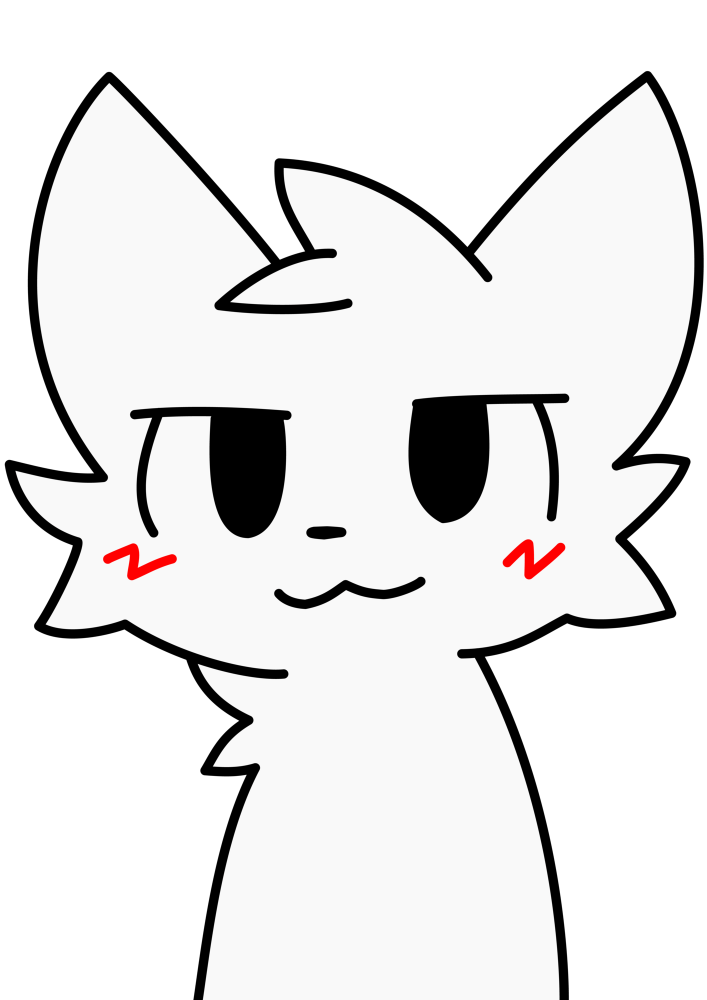
#> input picture picture.png, 1414 x 2000 px (shown at 1/2 size)
$ python -i image_ops.py   (imports and definitions only)
#> lines starting #> are read from the running program, lines starting #| are printed output that depends on the picture
"""Image normalization, fitting, rotation and framebuffer helpers."""

from __future__ import annotations

from pathlib import Path

from PIL import Image, ImageChops, ImageOps

from .constants import DEFAULT_HEIGHT, DEFAULT_WIDTH

def roll_framebuffer(img: Image.Image, roll_x: int = 0, roll_y: int = 0) -> Image.Image:
    """Circularly shift framebuffer content without changing its size.

    This is useful when the display's internal write pointer starts at a fixed
    offset. It does not fix cumulative cursor drift, but it can compensate a
    stable top-left offset.
    """
    roll_x = int(roll_x)
    roll_y = int(roll_y)
    if roll_x == 0 and roll_y == 0:
        return img
    return ImageChops.offset(normalize_color_space(img), roll_x, roll_y)

def normalize_color_space(img: Image.Image, bg: tuple[int, int, int] = (0, 0, 0)) -> Image.Image:
    """Return plain RGB image. Handles PNG palette and alpha safely."""
    img = ImageOps.exif_transpose(img)
    if img.mode == "RGB":
        return img
    rgba = img.convert("RGBA")
    background = Image.new("RGBA", rgba.size, (*bg, 255))
    return Image.alpha_composite(background, rgba).convert("RGB")

def fit_to_screen(
    img: Image.Image,
    width: int,
    height: int,
    *,
    fit: str = "contain",
    bg: tuple[int, int, int] = (0, 0, 0),
) -> Image.Image:
    """Place image into a full-size RGB screen canvas.

    The device should always receive a full framebuffer. To make a picture smaller,
    we resize/pad inside a 320x480 canvas, not by changing --width/--height.
    """
    img = normalize_color_space(img, bg=bg)
    fit = fit.lower()

    if fit == "stretch":
        return img.resize((width, height), Image.Resampling.LANCZOS).convert("RGB")

    if fit == "cover":
        # Crop to fill the entire screen.
        return ImageOps.fit(img, (width, height), method=Image.Resampling.LANCZOS, centering=(0.5, 0.5)).convert("RGB")

    if fit != "contain":
        raise ValueError("--fit must be contain, cover, or stretch")

    # Keep aspect ratio and add black bars.
    fitted = ImageOps.contain(img, (width, height), method=Image.Resampling.LANCZOS)
    canvas = Image.new("RGB", (width, height), bg)
    x = (width - fitted.width) // 2
    y = (height - fitted.height) // 2
    canvas.paste(fitted, (x, y))
    return canvas

def transform_image_colors(
    img: Image.Image,
    *,
    bg: tuple[int, int, int] = (0, 0, 0),
    green_to_bg: bool = False,
    red_to_blue: bool = False,
    force_black: bool = False,
    black_threshold: int = 45,
) -> Image.Image:
    """Optional color cleanup for external images.

    This is useful for small USB screens where PNG palette/alpha images and
    anti-aliased backgrounds can look weird after conversion.

    - green_to_bg: replaces green-ish background pixels with --bg / --pink-bg.
    - red_to_blue: replaces red cheek-like pixels with bright blue.
    - force_black: snaps near-black outline pixels back to true black.
    """
    rgb = normalize_color_space(img, bg=bg)
    data = bytearray(rgb.tobytes())
    bt = max(0, min(255, int(black_threshold)))

    for i in range(0, len(data), 3):
        r, g, b = data[i], data[i + 1], data[i + 2]

        # Replace the original muted green background from the uploaded cat PNG.
        # Condition is intentionally broad but avoids white fur and black outlines.
        if green_to_bg and g >= 55 and g > r * 1.10 and g > b * 1.10 and r < 170 and b < 170:
            data[i], data[i + 1], data[i + 2] = bg
            continue

        # Red blush / red accents -> blue. Keep very dark red outline-like pixels untouched.
        if red_to_blue and r >= 120 and r > g * 1.45 and r > b * 1.45 and max(g, b) < 140:
            # preserve rough brightness so anti-aliased red edges stay anti-aliased
            v = max(120, min(255, r))
            data[i], data[i + 1], data[i + 2] = (0, min(90, g + 30), v)
            continue

        if force_black and r <= bt and g <= bt and b <= bt:
            data[i], data[i + 1], data[i + 2] = (0, 0, 0)

    return Image.frombytes("RGB", rgb.size, bytes(data))

def maybe_rotate(img: Image.Image, rotate: int) -> Image.Image:
    rotate = rotate % 360
    if rotate == 0:
        return img
    if rotate == 90:
        return img.transpose(Image.Transpose.ROTATE_90)
    if rotate == 180:
        return img.transpose(Image.Transpose.ROTATE_180)
    if rotate == 270:
        return img.transpose(Image.Transpose.ROTATE_270)
    raise ValueError("--rotate must be one of 0, 90, 180, 270")

def apply_safe_margin(img: Image.Image, margin: int, bg: tuple[int, int, int] = (0, 0, 0)) -> Image.Image:
    margin = max(0, int(margin))
    if margin <= 0:
        return normalize_color_space(img, bg=bg)
    w, h = img.size
    inner_w = max(1, w - margin * 2)
    inner_h = max(1, h - margin * 2)
    out = Image.new("RGB", (w, h), bg)
    resized = normalize_color_space(img, bg=bg).resize((inner_w, inner_h), Image.Resampling.LANCZOS)
    out.paste(resized, (margin, margin))
    return out

def prepare_external_image(
    path: str | Path | Image.Image,
    *,
    width: int = DEFAULT_WIDTH,
    height: int = DEFAULT_HEIGHT,
    fit: str = "contain",
    bg: tuple[int, int, int] = (0, 0, 0),
    green_to_bg: bool = False,
    red_to_blue: bool = False,
    force_black: bool = False,
    black_threshold: int = 45,
    safe_margin: int = 0,
    rotate: int = 0,
    content_rotate: int = 0,
) -> Image.Image:
    """Load an image and make a full TURMO framebuffer.

    Do not send 200x400 or any partial size to the device. This always returns
    a full width x height RGB image; the picture is resized/padded inside it.
    """
#> called with path = '../picture.png', width = 320, height = 480, fit = 'contain', bg = (0, 0, 0), green_to_bg = False, red_to_blue = False, force_black = False
    if isinstance(path, Image.Image):
        src = path.copy()
    else:
        src = Image.open(path)
#> src is the input picture: PIL image 1414x2000 P; mean R, G, B, A 156.8, 172.4, 158.1, 152.6
    # Rotate the SOURCE image before fitting it into the framebuffer.
    # This keeps the final framebuffer size unchanged, which is important
    # for screens whose logical stride is 480x320. Do NOT use --rotate 90/270
    # for stride tests because it changes final image size.
    src = maybe_rotate(src, content_rotate)
    src = transform_image_colors(
        src,
        bg=bg,
        green_to_bg=green_to_bg,
        red_to_blue=red_to_blue,
        force_black=force_black,
        black_threshold=black_threshold,
    )
#> in normalize_color_space, `return Image.alpha_composite(background, rgba).convert("RGB")`:
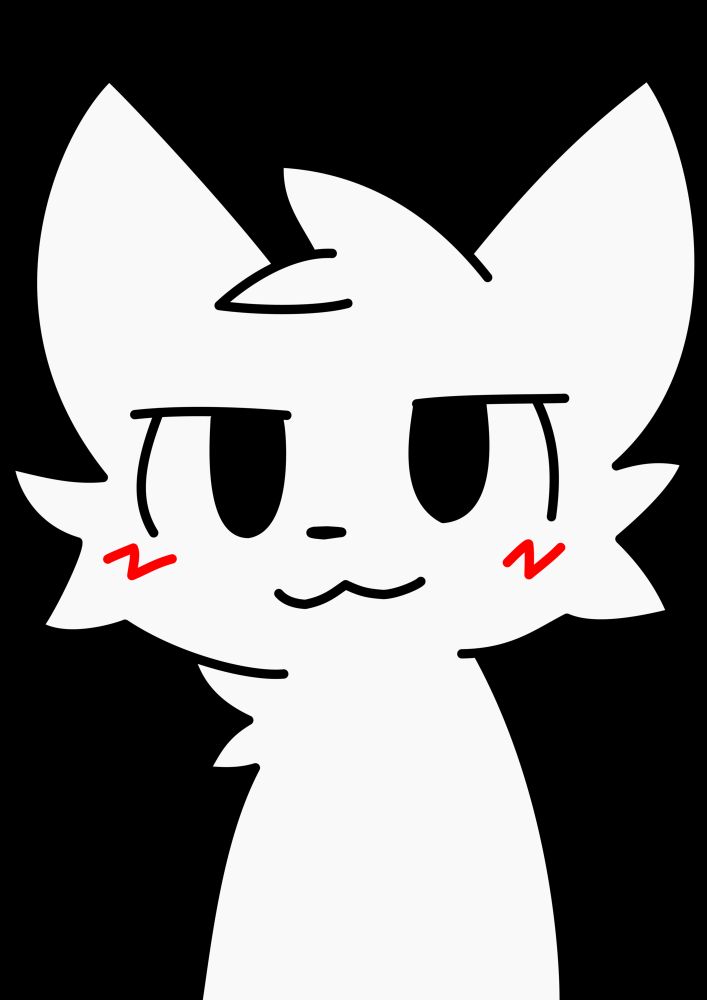
#> returned value: PIL image 1414x2000 RGB (shown at 1/2 size); mean R, G, B 128.4, 127.7, 127.7
#> the loop in transform_image_colors, `for i in range(0, len(data), 3):` made 2828000 passes
#> i on passes 2 to 4: 3, 6, 9
    frame = fit_to_screen(src, width, height, fit=fit, bg=bg)
#> in fit_to_screen, `fitted = ImageOps.contain(img, (width, height), method=Image.Resamplin..`:
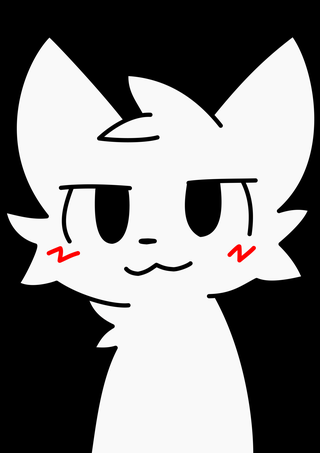
#> fitted: PIL image 320x453 RGB; mean R, G, B 128.5, 127.8, 127.8
#> in fit_to_screen, `canvas = Image.new("RGB", (width, height), bg)`: canvas: PIL image 320x480 RGB; every value is 0
#> in fit_to_screen, `canvas.paste(fitted, (x, y))`:
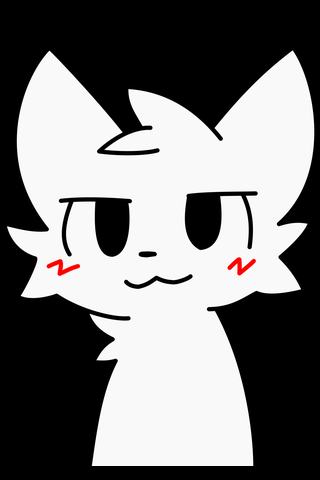
#> canvas: PIL image 320x480 RGB; mean R, G, B 121.3, 120.6, 120.6
    # Run cleanup again after resizing because LANCZOS can create near-black / near-red edges.
    frame = transform_image_colors(
        frame,
        bg=bg,
        green_to_bg=False,
        red_to_blue=red_to_blue,
        force_black=force_black,
        black_threshold=black_threshold,
    )
#> the loop in transform_image_colors (call 2), `for i in range(0, len(data), 3):` made 153600 passes
    frame = apply_safe_margin(frame, safe_margin, bg=bg)
    frame = maybe_rotate(frame, rotate)
    return normalize_color_space(frame, bg=bg)

>>> result = prepare_external_image('../picture.png')
